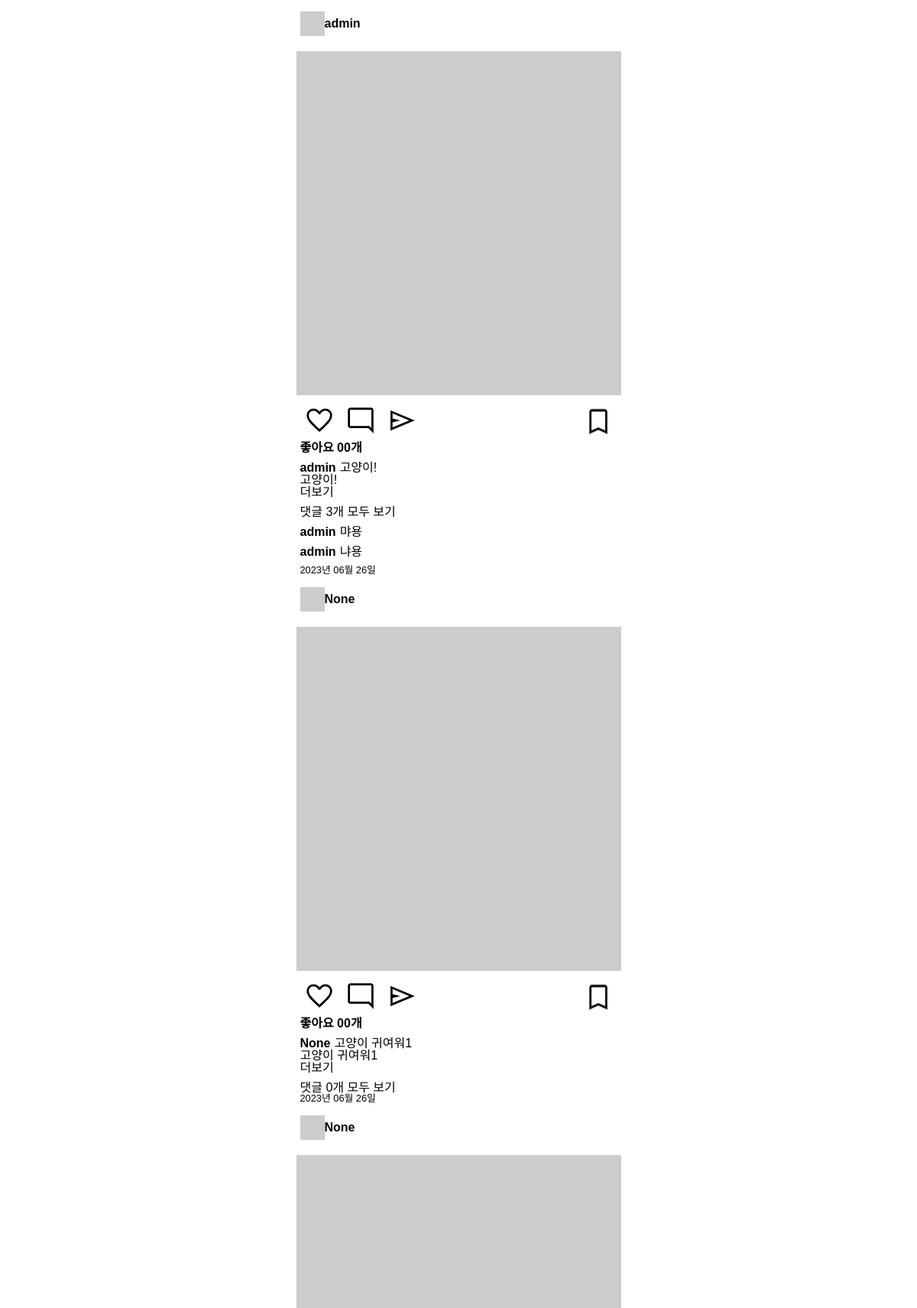
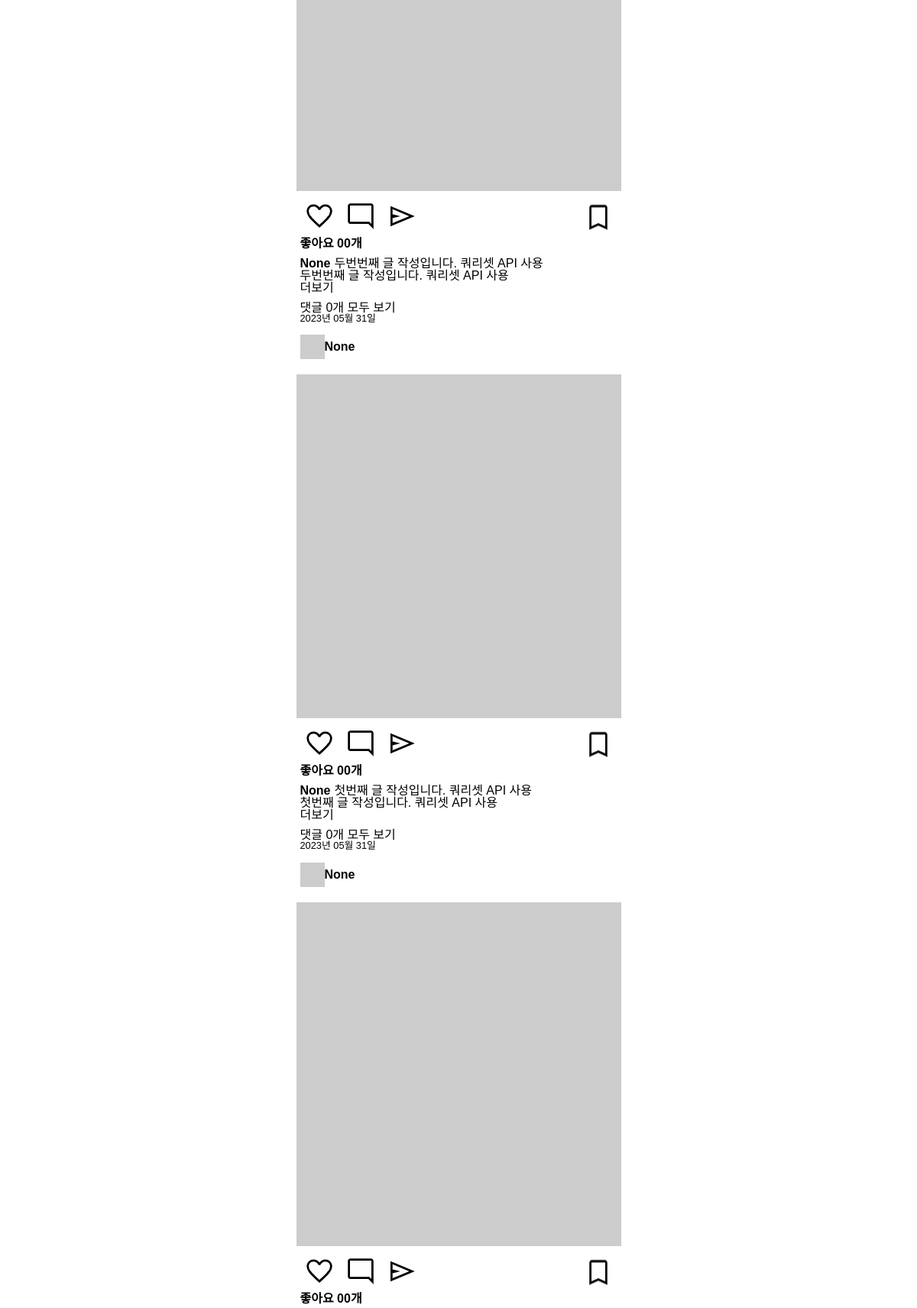
The page / (upper part) on the database its author committed (2 pictures, top to bottom).
### posts/models.py (models this page shows)
class Post(models.Model):
    image = models.ImageField(verbose_name='이미지', null=True, blank=True)
    content = models.TextField(verbose_name= '내용')
    created_at = models.DateTimeField(verbose_name='작성일', auto_now_add=True)
    view_count = models.IntegerField(verbose_name='조회수', default=0)
    writer= models.ForeignKey(to=User, on_delete=models.CASCADE, null=True, blank=True)

class Comment(models.Model):
    content = models.TextField(verbose_name='내용')
    created_at = models.DateTimeField(verbose_name='작성일')
    post = models.ForeignKey(to='Post', on_delete=models.CASCADE)
    writer = models.ForeignKey(to=User, on_delete=models.CASCADE)

### posts/views.py (the view)
# urls.py: path('', index, name='index'),
def index(request):
    post_list = Post.objects.all().order_by('-created_at') #post 전체 데이터 조회
    context = {
        'post_list': post_list,
    }
    return render(request, 'index.html', context)

### templates/index.html (shortened to what this page needs)
{% extends 'base.html' %}
{% load static %}
{% block content %}
<main>
    <div class="card-list">
        {% for post in post_list %}
            {% include 'mixin/posts/post_card.html' with detail=False %}
        {% endfor %}
</main>
{% endblock %}

### templates/base.html (shortened to what this page needs)
{% load static %}
<!DOCTYPE html>
<html lang="ko">
<head>
    <link rel="stylesheet" href="{% static 'css/reset.css' %}">
    <link rel="stylesheet" href="{% static 'css/index.css' %}">
</head>
<body class="container">
    <div>
    {% block content %}
    {% endblock %}
    </div>
</body>
</html>

### templates/mixin/posts/post_card.html (shortened to what this page needs)
{% load static %}
<div class="card">
    <div class="card__header">
        <img src="http://via.placeholder.com/32x32" alt="프로필이미지">
        <a href="#">
            <span class="card__user-name">{{ post.writer }}</span>
        </a>
    </div>
    <div class="card__body">
        <div>
            {% if post.image %}
                <img class="card__image" src="{{ post.image.url }}" alt="">
            {% else %}
                <img class="card__image" src="http://via.placeholder.com/600X600" alt="">
            {% endif %}
        </div>
        <div class="card__btn-group">
            <div>
                <img class="card__btn" src="{% static 'icons/favorite.png' %}" alt="좋아요">
                <img class="card__btn" src="{% static 'icons/comment.png' %}" alt="댓글">
                <img class="card__btn" src="{% static 'icons/send.png' %}" alt="공유하기">
            </div>
        <img class="card__btn" src="{% static 'icons/bookmark.png' %}" alt="북마크">
    </div>
    <div class="card_content">
        <span class="card__like-num">좋아요 00개</span>
        <div class="card__main-text">
            <p><span class="card__user-name">{{ post.writer }}</span>{{post.content|truncatechars:35}}</p>
                {% if not detail %}
                    {{post.content|truncatechars:35}}
                {% else %}
                    {{post.content}}
                {% endif %}
            {% if not detail %}
                <a href="{% url 'posts:post-detail' post.id %}">더보기</a>
            {% endif %}
        </div>
        <div>
            <p>댓글 {{ post.comment_set.all.count }}개
            {% if not detail %}
                <a href="{% url 'posts:post-detail' post.id %}">모두 보기</a>
            {% endif %}
            </p>
            <ul class="card__comment-group">
                {% if not detail %}
                    {% for comment in post.comment_set.all|slice:":2" %}
                    <li>
                        <p><span class="card__user-name">{{ comment.writer }}</span>{{ comment.content }}</p>
                    </li>
                    {% endfor %}
                {% else %}
                    {% for comment in post.comment_set.all %}
                    <li>
                        <p><span class="card__user-name">{{ comment.writer }}</span>{{ comment.content }}</p>
                    </li>
                    {% endfor %}
                {% endif %}
            </ul>
            <p class="card__created-at">{{post.created_at|date:"Y년 m월 d일"}}</p>
        </div>
    </div>
</div>

### static/css/index.css (style rules this page uses)
.container { display: flex; flex-direction: column; max-width: 425px; }
body { font-family: 'Noto Sans KR', sans-serif; margin: 0 auto 60px auto; }
main { background-color: #FAFAFA; }
.card-list { margin: 10px 0; background-color: #FFFFFF; }
.card__header { display: flex; align-items: center; margin: 15px 0; padding: 0 5px; }
.card__user-name { font-weight: bold; margin: 0 5px 0 0; }
.card__body { margin: 10px 0; }
.card__image { height: 450px; width: 100%; margin: 5px 0; object-fit: cover; }
.card__btn-group { display: flex; justify-content: space-between; margin: 5px 0; padding: 0 5px; }
.card__btn { margin: 0 5px; }
.card_content { display: flex; flex-direction: column; padding: 0 5px; }
.card__like-num { font-weight: bold; }
.card__main-text { margin: 10px 0; }
.card__comment-group > li { margin: 10px 0; }
.card__created-at { font-weight: lighter; font-size: 0.8rem; }

### rows shown on the page
Post: writer "admin", content "고양이!", shows "더보기", comment_set.all.count "3", shows "모두 보기", created_at "2023년 06월 26일"
Comment: writer "admin", content "먀용"
Comment: writer "admin", content "냐용"
Post: writer "None", content "고양이 귀여워1", shows "더보기", comment_set.all.count "0", shows "모두 보기", created_at "2023년 06월 26일"
Post: writer "None", content "두번번째 글 작성입니다. 쿼리셋 API 사용", shows "더보기", comment_set.all.count "0", shows "모두 보기", created_at "2023년 05월 31일"
Post: writer "None", content "첫번째 글 작성입니다. 쿼리셋 API 사용", shows "더보기", comment_set.all.count "0", shows "모두 보기", created_at "2023년 05월 31일"
Post: writer "None"
